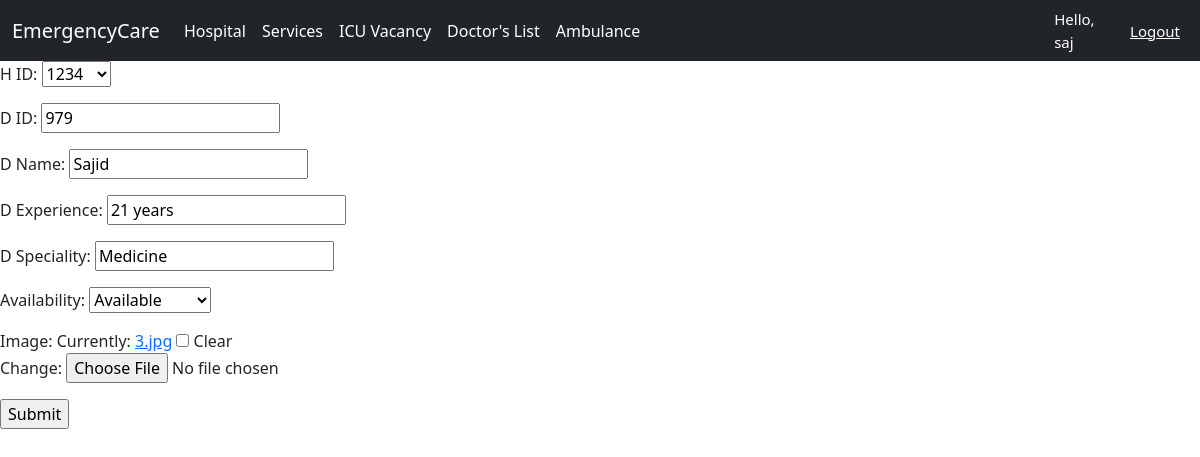
The page /update_doctor/1 (signed in) on the database its author committed.
### Location/models.py (models this page shows, shortened)
class Hospital(models.Model):
    H_ID = models.CharField(max_length=200)
    H_name = models.CharField(max_length=200)
    Co_ordinate = models.ForeignKey(Location, on_delete=models.CASCADE)
    image = models.ImageField(upload_to='images/',blank=True, null=True, default='images/default.jpg')
    def __str__(self):
        return self.H_ID

class DoctorList(models.Model):
    H_ID = models.ForeignKey(Hospital, on_delete=models.CASCADE, blank=True, null=True)
    D_ID = models.CharField(max_length=200, blank=True, null=True)
    D_Name = models.CharField(max_length=200, blank=True, null=True)
    D_Experience = models.CharField(max_length=200, blank=True, null=True)
    D_Speciality = models.CharField(max_length=200, blank=True, null=True)
    status_availabilty = (
       ('Available','Available'),
        ('Not Available', 'Not Available'),
    )
    Availability = models.CharField(max_length=100, choices=status_availabilty,blank=True,null=True)
    image = models.ImageField(upload_to='images/', blank=True, null=True, default='images/default.jpg')

### EMCSystem/decorators.py (the view)
        def wrapper_func(request, *args, **kwargs):
            group = None
            if request.user.groups.exists():
                group = request.user.groups.all()[0].name
            if group in allowed_roles:
                return view_func(request, *args, **kwargs)
            else:
                return HttpResponse("You are not authorized to view this page")

### Location/forms.py
class DoctorListForm(ModelForm):
    class Meta:
        model = DoctorList
        fields = '__all__'

### Location/views.py (called while the page is built)
@allowed_user(allowed_roles=['Admin'])
def update_doctor(request, id):
    doctorlist = DoctorList.objects.get(pk = id)
    form = DoctorListForm(instance=doctorlist)
    if request.method == 'POST':
        form = DoctorListForm(request.POST, request.FILES, instance=doctorlist)
        if form.is_valid():
            form.save()
            return redirect('DoctorList')
    context = {'form':form}
    return render(request, template_name='hospital/add_doctor.html', context=context)

### templates/hospital/add_doctor.html (shortened to what this page needs)
 {% extends 'hospital/DoctorList.html' %}
 {% block content %}
 {% load static %}
<form action="" method="POST" enctype="multipart/form-data" >
 {{form.as_p}}
 <input type="submit" name="Submit">
</form>
  {% endblock %}

### templates/hospital/Navbar.html (shortened to what this page needs)
{% load static %}
<nav class="navbar navbar-expand-lg navbar-dark bg-dark">
  <div class="container-fluid">
    <a class="navbar-brand" href="{% url 'Home' %}">EmergencyCare</a>
    <div class="collapse navbar-collapse" id="navbarNavAltMarkup">
      <div class="navbar-nav">
        <a class="nav-link active" aria-current="page" href="{% url 'hospital' %}">Hospital</a>
        <a class="nav-link active" aria-current="page" href="{% url 'Services' %}">Services</a>
        <a class="nav-link active" aria-current="page" href="{% url 'ICUVac' %}">ICU Vacancy</a>
        <a class="nav-link active" aria-current="page" href="{% url 'DoctorList' %}">Doctor's List</a>
        <a class="nav-link active" aria-current="page" href="{% url 'Ambulance' %}">Ambulance</a>
      </div>
    </div>
  </div>
  <span class="hello-msg" >Hello, {{request.user}}</span>
  <span><a class="hello-msg" href="{% url 'logout' %}">Logout</a></span>
</nav>

### templates/hospital/Navbar.html (style rules this page uses)
.hello-msg { font-size: 15px; color: #fff; margin-right: 20px; }

### rows shown on the page
Hospital: H_ID "1234"
DoctorList: D_ID "979", D_Name "Sajid", D_Experience "21 years", D_Speciality "Medicine", Availability "Available"

### other values the page prints
{{ request.user }} "saj"
